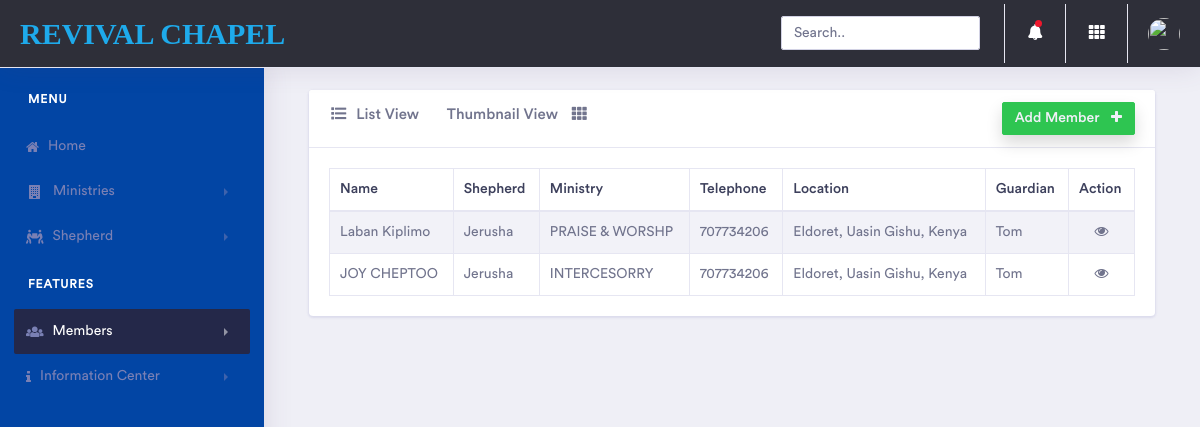
Page /members/table/ (signed in) on the committed database.
### Member/models.py (models this page shows, shortened)
class Member(models.Model):
    name = models.CharField(max_length=255)
    active = models.BooleanField()
    shepherd = models.ForeignKey(Shepherd, on_delete=models.CASCADE, null=True, blank=True)
    ministry = models.ForeignKey(Ministry, on_delete=models.CASCADE, null=True, blank=True)
    telephone = models.PositiveIntegerField(null=True, blank=True)
    location = models.CharField(max_length=255)
    fathers_name = models.CharField(max_length=255, null=True, blank=True)
    mothers_name = models.CharField(max_length=255, null=True, blank=True)
    guardians_name = models.CharField(max_length=255, null=True, blank=True)
    new_believer_school = models.BooleanField()
    pays_tithe = models.BooleanField()
    working = models.BooleanField()
    schooling = models.BooleanField()
    picture = models.ImageField(upload_to=upload_image_path, null=True, blank=True)
    objects = MemberManager()

class Shepherd(models.Model):
    name = models.CharField(max_length=255)
    age = models.PositiveIntegerField()
    def __str__(self):
        return self.name

class Ministry(models.Model):
    name = models.CharField(max_length=255)
    description = models.TextField()
    leader = models.CharField(max_length=255)
    def __str__(self):
        return self.name

### Member/views.py (the view)
# urls.py: path('table/', table_members, name="table_members"),
@login_required
def table_members(request):
    template = "members/table.html"
    members = Member.objects.active()
    profile = UserProfile.objects.get_or_create(user=request.user)
    context = {"members": members, "members_active_list": "active", "profile": profile}
    return render(request, template, context)

### Member/models.py (called while the page is built)
    def active(self):
        qs = self.get_queryset().filter(active=True)
        return qs

### templates/members/table.html (shortened to what this page needs)
{% extends 'base.html' %}
{% block content %}
    <div class="dashboard-wrapper">
        <div class="container-fluid dashboard-content">
            <div class="col-xl-12 col-lg-12 col-md-12 col-sm-12 col-12">
            <div class="card">
                <h5 class="card-header">
                    <a href="{% url 'add_member' %}" class="btn btn-sm btn-success shadow float-right text-light ml-5">Add Member <i class="fa fa-plus ml-2"></i></a>
                    <a href="{% url 'list_members' %}" class="mr-4"><i class="fas fa-fw fa-list mr-2"></i>List View</a>
                    <a href="{% url 'thumbnail_members' %}">Thumbnail View <i class="ml-2 fas fa-fw fa-th"></i></a></h5>
                <div class="card-body">
                    <div class="table-responsive">
                        <table class="table table-striped table-bordered first">
                            <thead>
                                <tr>
                                    <th>Name</th>
                                    <th>Shepherd</th>
                                    <th>Ministry</th>
                                    <th>Telephone</th>
                                    <th>Location</th>
                                    <th>Guardian</th>
                                    <th>Action</th>
                                </tr>
                            </thead>
                            <tbody>
                            {% for member in members %}
                                <tr>
                                    <td>{{ member.name }}</td>
                                    <td>{{ member.shepherd }}</td>
                                    <td>{{ member.ministry }}</td>
                                    <td>{{ member.telephone }}</td>
                                    <td>{{ member.location }}</td>
                                    <td>{{ member.guardians_name }}</td>
                                    <td class="text-center"><a href="{% url 'detail_member' member.pk %}"><i class="fa fa-eye"></i></a></td>
                                </tr>
                            {% endfor %}
                            </tbody>
                        </table>
                    </div>
                </div>
            </div>
     </div>
        </div>
{% endblock content %}

### templates/base.html (shortened to what this page needs)
{% load static %}
<!doctype html>
<html lang="en">
<head>
    <link rel="stylesheet" href="{% static 'assets/vendor/bootstrap/css/bootstrap.min.css' %}">
    <link href="{% static 'assets/vendor/fonts/circular-std/style.css' %}" rel="stylesheet">
    <link rel="stylesheet" href="{% static 'assets/libs/css/style.css' %}">
    <link rel="stylesheet" href="{% static 'assets/vendor/fonts/fontawesome/css/fontawesome-all.css' %}">
    <link href="{% static 'assets/personal/font-awesome-4.7.0/css/font-awesome.min.css' %}" rel="stylesheet" />
    <link rel="stylesheet" href="{% static 'assets/vendor/fonts/material-design-iconic-font/css/materialdesignicons.min.css' %}">
</head>
<body>
    {% block main_content %}
        <div class="dashboard-main-wrapper">
        <div class="dashboard-header">
                <nav class="navbar navbar-expand-lg bg-dark fixed-top">
                    <a class="navbar-brand" href="{% url 'home' %}" style="color: rgb(30, 170, 235); font-family:Lucida Handwriting; ">REVIVAL CHAPEL</a>
                    <div class="collapse navbar-collapse" id="navbarSupportedContent">
                        <ul class="navbar-nav ml-auto navbar-right-top">
                            <li class="nav-item">
                                <div id="custom-search" class="top-search-bar">
                                    <input class="form-control" type="text" placeholder="Search..">
                                </div>
                            </li>
                            <li class="nav-item dropdown notification">
                                <a class="nav-link nav-icons" href="#" id="navbarDropdownMenuLink1" data-toggle="dropdown" aria-haspopup="true" aria-expanded="false"><i class="fas fa-fw fa-bell text-white"></i> <span class="indicator"></span></a>
                            </li>
                            <li class="nav-item dropdown connection">
                                <a class="nav-link" href="#" id="navbarDropdown" role="button" data-toggle="dropdown" aria-haspopup="true" aria-expanded="false"> <i class="fas fa-fw fa-th text-white"></i> </a>
                            </li>
                            <li class="nav-item dropdown nav-user">
                                <a class="nav-link nav-user-img" href="#" id="navbarDropdownMenuLink2" data-toggle="dropdown" aria-haspopup="true" aria-expanded="false"><img src="{% if not profile  %}{% static 'assets/images/avatar-1.jpg' %}{% else %}{{ profile.picture.url }}{% endif %}" alt="" class="user-avatar-md rounded-circle"></a>
                            </li>
                        </ul>
                    </div>
                </nav>
            </div>
            <div class="nav-left-sidebar sidebar-dark bg-success">
                <div class="menu-list">
                    <nav class="navbar navbar-expand-lg navbar-light">
                        <div class="collapse navbar-collapse" id="navbarNav">
                            <ul class="navbar-nav flex-column">
                                <li class="nav-divider text-white">
                                    Menu
                                </li>
                                <li class="nav-item"><a href="{% url 'home' %}" class="nav-link {{ home_active }}"><i class="fa fa-home"></i>Home</a></li>
                                <li class="nav-item ">
                                    <a class="nav-link {{ ministries_active_add }}{{ ministries_active_list }}" href="#" data-toggle="collapse" aria-expanded="false" data-target="#submenu-1" aria-controls="submenu-1"><i class="fa fa-fw fa-building"></i>Ministries <span class="badge badge-success">6</span></a>
                                </li>
                                <li class="nav-item">
                                    <a href="#" class="nav-link {{ shepherds_active_add }}{{ shepherds_active_list }}" data-toggle="collapse" aria-expanded="false" data-target="#shepherd-submenu" aria-controls="shepherd-submenu"><i class="fas fa-people-carry"></i>Shepherd</a>
                                </li>
                                <li class="nav-divider text-white">
                                    Features
                                </li>
                                <li class="nav-item">
                                    <a href="#" class="nav-link {{ members_active_list }}{{ members_active_add }}" data-toggle="collapse" aria-expanded="false" data-target="#members-submenu" aria-controls="members-submenu"><i class="fas fa-users"></i>Members</a>
                                </li>
                                <li class="nav-item">
                                    <a href="#" class="nav-link" data-toggle="collapse" aria-expanded="false" data-target="#information" aria-controls="information"><i class="fa fa-info"></i>Information Center</a>
                                </li>
                            </ul>
                        </div>
                    </nav>
                </div>
            </div>
            {% block content %}
            {% endblock content %}
        </div>
        </div>
    {% endblock main_content %}
</body>
</html>

### rows in the picture
Member: name "Laban Kiplimo", shepherd "Jerusha", ministry "PRAISE & WORSHP", telephone "707734206", location "Eldoret, Uasin Gishu, Kenya", guardians_name "Tom"
Member: name "JOY CHEPTOO", shepherd "Jerusha", ministry "INTERCESORRY", telephone "707734206", location "Eldoret, Uasin Gishu, Kenya", guardians_name "Tom"
